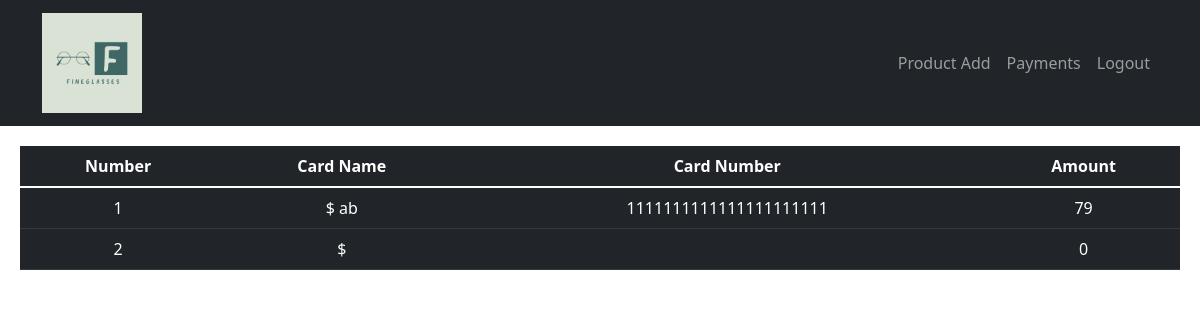
Screenshot of /adminpay.php (signed in) with the database file from the repository.
### tables this page shows
CREATE TABLE `payment` (
  `id` int(14) NOT NULL,
  `cardname` varchar(255) NOT NULL,
  `cardnumber` text NOT NULL,
  `amount` int(50) NOT NULL
);

### adminpay.php (the view, shortened to what this page needs)
<?php
require_once ("config.php");
?>
<!DOCTYPE html>
<html lang="en">
<head>
    <link href="https://cdn.jsdelivr.net/npm/bootstrap@5.1.1/dist/css/bootstrap.min.css" rel="stylesheet">
    <link rel="stylesheet" href="https://cdn.jsdelivr.net/bxslider/4.2.12/jquery.bxslider.css">
</head>
<header>
    <nav class="navbar navbar-expand-lg navbar-dark bg-dark static-top">
        <div class="container">
            <a class="navbar-brand" href="#">
                <img src="Logo.jpg.jpeg" alt="..." height="100">
            </a>
            <div class="collapse navbar-collapse" id="navbarSupportedContent">
                <ul class="navbar-nav ms-auto">
                    <li class="nav-item">
                        <a class="nav-link" href="dashboard.php">Product Add</a>
                    </li>
                    <li class="nav-item">
                        <a class="nav-link" href="adminpay.php">Payments</a>
                    </li>
                    <li class="nav-item">
                        <a class="nav-link" href="adminlogout.php">Logout</a>
                    </li>
                </ul>
            </div>
        </div>
    </nav>
</header>
<body>
<div class="bs-example">
    <table class="table table-dark">
        <thead style="text-align: center">
        <tr>
            <th>Number</th>
            <th>Card Name</th>
            <th>Card Number</th>
            <th>Amount</th>
        </tr>
        </thead>
        <tbody>
        <?php
        $query = "SELECT * FROM `payment`";
        $hselect = mysqli_query($conn, $query);
        if (!empty($hselect) && $hselect->num_rows   > 0) {
            while ($oselect = mysqli_fetch_assoc($hselect)) {
                ?>
                <tr style="text-align: center">
                    <td><?php echo $oselect['id']; ?></td>
                    <td>$ <?php echo $oselect['cardname']; ?></td>
                    <td><?php echo $oselect['cardnumber']; ?></td>
                    <td><?php echo $oselect['amount']; ?></td>
                </tr>
                <?php
            }
        }
        else{
            echo "<tr style='color:orange;'><td colspan='8'>No Payments...!</td></tr>";
        }
        ?>
        </tbody>
    </table>
</div>
</body>
</html>

### adminpay.php (style rules this page uses)
.bs-example { margin: 20px; }

### rows the page displays
payment: id "1", cardname "ab", cardnumber "1111111111111111111111", amount "79"
payment: id "2", amount "0"
